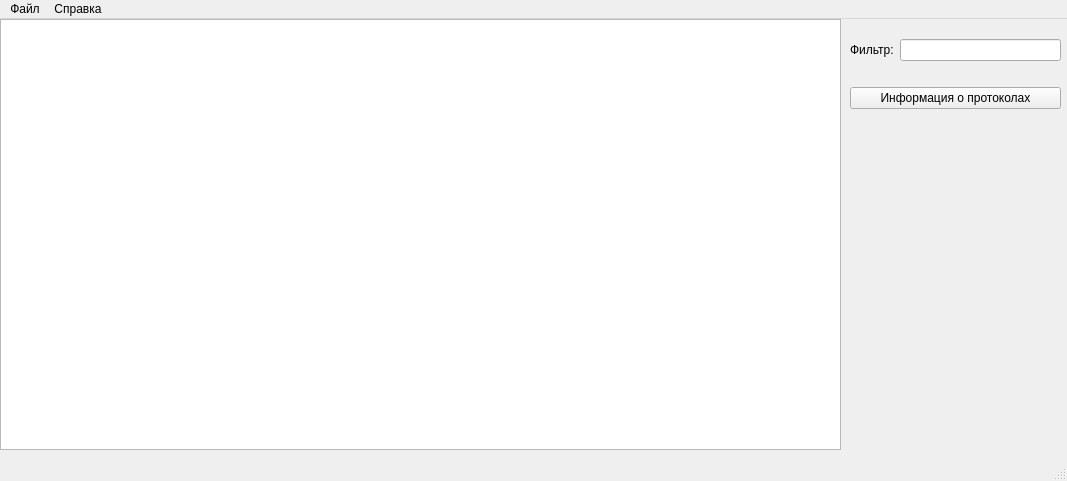
<?xml version="1.0" encoding="UTF-8"?>
<ui version="4.0">
 <class>MainWindow</class>
 <widget class="QMainWindow" name="MainWindow">
  <property name="geometry">
   <rect>
    <x>0</x>
    <y>0</y>
    <width>1067</width>
    <height>481</height>
   </rect>
  </property>
  <property name="windowTitle">
   <string>MainWindow</string>
  </property>
  <property name="layoutDirection">
   <enum>Qt::LeftToRight</enum>
  </property>
  <widget class="QWidget" name="centralwidget">
   <widget class="QListWidget" name="listWidget">
    <property name="geometry">
     <rect>
      <x>0</x>
      <y>0</y>
      <width>841</width>
      <height>431</height>
     </rect>
    </property>
   </widget>
   <widget class="QWidget" name="verticalLayoutWidget">
    <property name="geometry">
     <rect>
      <x>850</x>
      <y>0</y>
      <width>211</width>
      <height>111</height>
     </rect>
    </property>
    <layout class="QVBoxLayout" name="verticalLayout">
     <item>
      <layout class="QHBoxLayout" name="horizontalLayout">
       <item>
        <widget class="QLabel" name="label">
         <property name="text">
          <string>Фильтр:</string>
         </property>
        </widget>
       </item>
       <item>
        <widget class="QLineEdit" name="lineEdit"/>
       </item>
      </layout>
     </item>
     <item>
      <widget class="QPushButton" name="pushButton">
       <property name="text">
        <string>Информация о протоколах</string>
       </property>
      </widget>
     </item>
    </layout>
   </widget>
  </widget>
  <widget class="QMenuBar" name="menubar">
   <property name="geometry">
    <rect>
     <x>0</x>
     <y>0</y>
     <width>1067</width>
     <height>23</height>
    </rect>
   </property>
   <widget class="QMenu" name="menu">
    <property name="title">
     <string>Файл</string>
    </property>
    <addaction name="action"/>
    <addaction name="action_2"/>
   </widget>
   <widget class="QMenu" name="menuC">
    <property name="title">
     <string>Cправка</string>
    </property>
   </widget>
   <addaction name="menu"/>
   <addaction name="menuC"/>
  </widget>
  <widget class="QStatusBar" name="statusbar"/>
  <action name="action">
   <property name="text">
    <string>Добвить</string>
   </property>
  </action>
  <action name="action_2">
   <property name="text">
    <string>Закрыть</string>
   </property>
  </action>
 </widget>
 <resources/>
 <connections/>
</ui>
